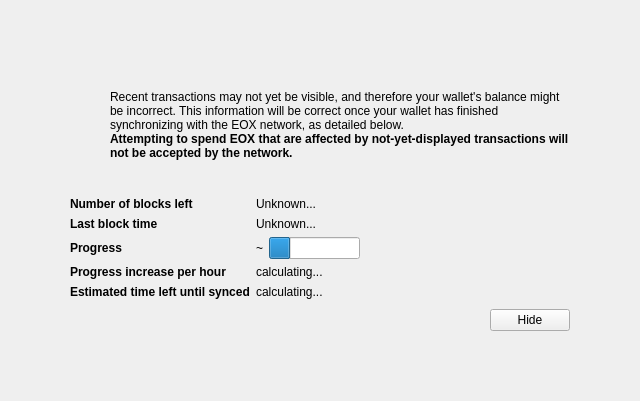
<?xml version="1.0" encoding="UTF-8"?>
<ui version="4.0">
 <class>ModalOverlay</class>
 <widget class="ModalOverlay" name="ModalOverlay">
  <property name="geometry">
   <rect>
    <x>0</x>
    <y>0</y>
    <width>640</width>
    <height>401</height>
   </rect>
  </property>
  <property name="windowTitle">
   <string>Form</string>
  </property>
  <layout class="QVBoxLayout" name="verticalLayout" stretch="0">
   <property name="sizeConstraint">
    <enum>QLayout::SetDefaultConstraint</enum>
   </property>
   <property name="leftMargin">
    <number>0</number>
   </property>
   <property name="topMargin">
    <number>0</number>
   </property>
   <property name="rightMargin">
    <number>0</number>
   </property>
   <property name="bottomMargin">
    <number>0</number>
   </property>
   <item>
    <widget class="QWidget" name="bgWidget" native="true">
     <property name="styleSheet">
      <string notr="true"/>
     </property>
     <layout class="QVBoxLayout" name="verticalLayoutMain" stretch="0">
      <property name="leftMargin">
       <number>60</number>
      </property>
      <property name="topMargin">
       <number>60</number>
      </property>
      <property name="rightMargin">
       <number>60</number>
      </property>
      <property name="bottomMargin">
       <number>60</number>
      </property>
      <item>
       <widget class="QWidget" name="contentWidget" native="true">
        <property name="styleSheet">
         <string notr="true"/>
        </property>
        <layout class="QVBoxLayout" name="verticalLayoutSub" stretch="1,0,0,0,0">
         <property name="spacing">
          <number>0</number>
         </property>
         <property name="leftMargin">
          <number>10</number>
         </property>
         <property name="topMargin">
          <number>10</number>
         </property>
         <property name="rightMargin">
          <number>10</number>
         </property>
         <property name="bottomMargin">
          <number>10</number>
         </property>
         <item>
          <layout class="QHBoxLayout" name="horizontalLayoutIconText" stretch="0,1">
           <property name="topMargin">
            <number>20</number>
           </property>
           <item>
            <layout class="QVBoxLayout" name="verticalLayoutIcon">
             <property name="leftMargin">
              <number>0</number>
             </property>
             <item>
              <widget class="QPushButton" name="warningIcon">
               <property name="enabled">
                <bool>false</bool>
               </property>
               <property name="text">
                <string/>
               </property>
               <property name="icon">
                <iconset>
                 <normaloff>:/icons/warning</normaloff>
                 <disabledoff>:/icons/warning</disabledoff>:/icons/warning</iconset>
               </property>
               <property name="iconSize">
                <size>
                 <width>48</width>
                 <height>48</height>
                </size>
               </property>
               <property name="flat">
                <bool>true</bool>
               </property>
              </widget>
             </item>
             <item>
              <spacer name="verticalSpacerWarningIcon">
               <property name="orientation">
                <enum>Qt::Vertical</enum>
               </property>
               <property name="sizeHint" stdset="0">
                <size>
                 <width>20</width>
                 <height>40</height>
                </size>
               </property>
              </spacer>
             </item>
            </layout>
           </item>
           <item>
            <layout class="QVBoxLayout" name="verticalLayoutInfoText">
             <property name="leftMargin">
              <number>0</number>
             </property>
             <property name="topMargin">
              <number>0</number>
             </property>
             <item>
              <widget class="QLabel" name="infoText">
               <property name="text">
                <string>Recent transactions may not yet be visible, and therefore your wallet's balance might be incorrect. This information will be correct once your wallet has finished synchronizing with the EOX network, as detailed below.</string>
               </property>
               <property name="textFormat">
                <enum>Qt::RichText</enum>
               </property>
               <property name="wordWrap">
                <bool>true</bool>
               </property>
              </widget>
             </item>
             <item>
              <widget class="QLabel" name="infoTextStrong">
               <property name="font">
                <font>
                 <weight>75</weight>
                 <bold>true</bold>
                </font>
               </property>
               <property name="text">
                <string>Attempting to spend EOX that are affected by not-yet-displayed transactions will not be accepted by the network.</string>
               </property>
               <property name="textFormat">
                <enum>Qt::RichText</enum>
               </property>
               <property name="wordWrap">
                <bool>true</bool>
               </property>
              </widget>
             </item>
             <item>
              <spacer name="verticalSpacerInTextSpace">
               <property name="orientation">
                <enum>Qt::Vertical</enum>
               </property>
               <property name="sizeHint" stdset="0">
                <size>
                 <width>20</width>
                 <height>40</height>
                </size>
               </property>
              </spacer>
             </item>
            </layout>
           </item>
          </layout>
         </item>
         <item>
          <spacer name="verticalSpacerAfterText">
           <property name="orientation">
            <enum>Qt::Vertical</enum>
           </property>
           <property name="sizeHint" stdset="0">
            <size>
             <width>20</width>
             <height>40</height>
            </size>
           </property>
          </spacer>
         </item>
         <item>
          <layout class="QFormLayout" name="formLayout">
           <property name="fieldGrowthPolicy">
            <enum>QFormLayout::FieldsStayAtSizeHint</enum>
           </property>
           <property name="horizontalSpacing">
            <number>6</number>
           </property>
           <property name="verticalSpacing">
            <number>6</number>
           </property>
           <property name="topMargin">
            <number>10</number>
           </property>
           <item row="0" column="0">
            <widget class="QLabel" name="labelNumberOfBlocksLeft">
             <property name="font">
              <font>
               <weight>75</weight>
               <bold>true</bold>
              </font>
             </property>
             <property name="text">
              <string>Number of blocks left</string>
             </property>
            </widget>
           </item>
           <item row="0" column="1">
            <widget class="QLabel" name="numberOfBlocksLeft">
             <property name="text">
              <string>Unknown...</string>
             </property>
            </widget>
           </item>
           <item row="1" column="0">
            <widget class="QLabel" name="labelLastBlockTime">
             <property name="font">
              <font>
               <weight>75</weight>
               <bold>true</bold>
              </font>
             </property>
             <property name="text">
              <string>Last block time</string>
             </property>
            </widget>
           </item>
           <item row="1" column="1">
            <widget class="QLabel" name="newestBlockDate">
             <property name="sizePolicy">
              <sizepolicy hsizetype="Maximum" vsizetype="Preferred">
               <horstretch>0</horstretch>
               <verstretch>0</verstretch>
              </sizepolicy>
             </property>
             <property name="text">
              <string>Unknown...</string>
             </property>
            </widget>
           </item>
           <item row="2" column="0">
            <widget class="QLabel" name="labelSyncDone">
             <property name="font">
              <font>
               <weight>75</weight>
               <bold>true</bold>
              </font>
             </property>
             <property name="text">
              <string>Progress</string>
             </property>
            </widget>
           </item>
           <item row="2" column="1">
            <layout class="QHBoxLayout" name="horizontalLayoutSync" stretch="0,1">
             <item>
              <widget class="QLabel" name="percentageProgress">
               <property name="text">
                <string notr="true">~</string>
               </property>
              </widget>
             </item>
             <item>
              <widget class="QProgressBar" name="progressBar">
               <property name="value">
                <number>24</number>
               </property>
               <property name="format">
                <string/>
               </property>
              </widget>
             </item>
            </layout>
           </item>
           <item row="4" column="0">
            <widget class="QLabel" name="labelProgressIncrease">
             <property name="font">
              <font>
               <weight>75</weight>
               <bold>true</bold>
              </font>
             </property>
             <property name="text">
              <string>Progress increase per hour</string>
             </property>
            </widget>
           </item>
           <item row="4" column="1">
            <widget class="QLabel" name="progressIncreasePerH">
             <property name="text">
              <string>calculating...</string>
             </property>
            </widget>
           </item>
           <item row="5" column="0">
            <widget class="QLabel" name="labelEstimatedTimeLeft">
             <property name="font">
              <font>
               <weight>75</weight>
               <bold>true</bold>
              </font>
             </property>
             <property name="text">
              <string>Estimated time left until synced</string>
             </property>
            </widget>
           </item>
           <item row="5" column="1">
            <widget class="QLabel" name="expectedTimeLeft">
             <property name="text">
              <string>calculating...</string>
             </property>
            </widget>
           </item>
          </layout>
         </item>
         <item>
          <layout class="QHBoxLayout" name="horizontalLayoutButtons">
           <property name="leftMargin">
            <number>10</number>
           </property>
           <property name="topMargin">
            <number>10</number>
           </property>
           <item>
            <spacer name="horizontalSpacer">
             <property name="orientation">
              <enum>Qt::Horizontal</enum>
             </property>
             <property name="sizeHint" stdset="0">
              <size>
               <width>40</width>
               <height>20</height>
              </size>
             </property>
            </spacer>
           </item>
           <item>
            <widget class="QPushButton" name="closeButton">
             <property name="text">
              <string>Hide</string>
             </property>
            </widget>
           </item>
          </layout>
         </item>
         <item>
          <layout class="QVBoxLayout" name="verticalLayout_2">
           <item>
            <spacer name="verticalSpacer">
             <property name="orientation">
              <enum>Qt::Vertical</enum>
             </property>
             <property name="sizeHint" stdset="0">
              <size>
               <width>20</width>
               <height>40</height>
              </size>
             </property>
            </spacer>
           </item>
          </layout>
         </item>
        </layout>
       </widget>
      </item>
     </layout>
    </widget>
   </item>
  </layout>
 </widget>
 <customwidgets>
  <customwidget>
   <class>ModalOverlay</class>
   <extends>QWidget</extends>
   <header>modaloverlay.h</header>
   <container>1</container>
  </customwidget>
 </customwidgets>
 <resources/>
 <connections/>
</ui>
